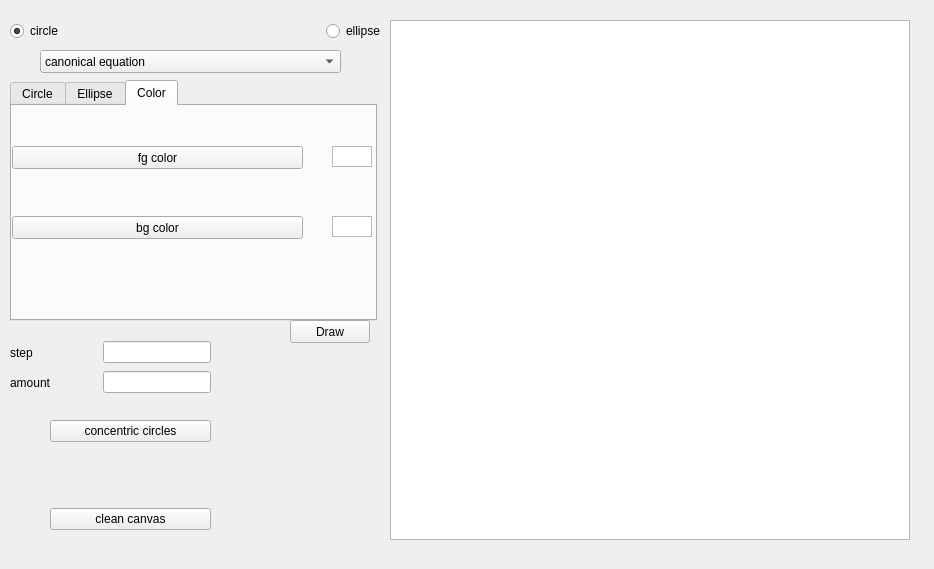
<?xml version="1.0" encoding="UTF-8"?>
<ui version="4.0">
 <class>MainWindow</class>
 <widget class="QMainWindow" name="MainWindow">
  <property name="geometry">
   <rect>
    <x>0</x>
    <y>0</y>
    <width>934</width>
    <height>569</height>
   </rect>
  </property>
  <property name="windowTitle">
   <string>MainWindow</string>
  </property>
  <widget class="QWidget" name="centralwidget">
   <widget class="QGraphicsView" name="canvas">
    <property name="geometry">
     <rect>
      <x>390</x>
      <y>20</y>
      <width>520</width>
      <height>520</height>
     </rect>
    </property>
   </widget>
   <widget class="QTabWidget" name="tabWidget">
    <property name="geometry">
     <rect>
      <x>10</x>
      <y>80</y>
      <width>367</width>
      <height>241</height>
     </rect>
    </property>
    <property name="tabShape">
     <enum>QTabWidget::Rounded</enum>
    </property>
    <property name="currentIndex">
     <number>2</number>
    </property>
    <widget class="QWidget" name="tab">
     <attribute name="title">
      <string>Circle</string>
     </attribute>
     <widget class="QWidget" name="layoutWidget">
      <property name="geometry">
       <rect>
        <x>0</x>
        <y>110</y>
        <width>361</width>
        <height>25</height>
       </rect>
      </property>
      <layout class="QHBoxLayout" name="horizontalLayout_3">
       <item>
        <widget class="QLabel" name="label_3">
         <property name="text">
          <string>Input radius</string>
         </property>
        </widget>
       </item>
       <item>
        <widget class="QLineEdit" name="radius_input">
         <property name="enabled">
          <bool>true</bool>
         </property>
         <property name="sizePolicy">
          <sizepolicy hsizetype="Preferred" vsizetype="Fixed">
           <horstretch>0</horstretch>
           <verstretch>0</verstretch>
          </sizepolicy>
         </property>
         <property name="mouseTracking">
          <bool>true</bool>
         </property>
         <property name="clearButtonEnabled">
          <bool>false</bool>
         </property>
        </widget>
       </item>
      </layout>
     </widget>
     <widget class="QWidget" name="layoutWidget_2">
      <property name="geometry">
       <rect>
        <x>0</x>
        <y>40</y>
        <width>361</width>
        <height>25</height>
       </rect>
      </property>
      <layout class="QHBoxLayout" name="horizontalLayout_4">
       <item>
        <widget class="QLabel" name="label_4">
         <property name="text">
          <string>Input center (x,y) spited by space</string>
         </property>
        </widget>
       </item>
       <item>
        <widget class="QLineEdit" name="center_input">
         <property name="enabled">
          <bool>true</bool>
         </property>
         <property name="sizePolicy">
          <sizepolicy hsizetype="Preferred" vsizetype="Fixed">
           <horstretch>0</horstretch>
           <verstretch>0</verstretch>
          </sizepolicy>
         </property>
         <property name="mouseTracking">
          <bool>true</bool>
         </property>
         <property name="clearButtonEnabled">
          <bool>false</bool>
         </property>
        </widget>
       </item>
      </layout>
     </widget>
    </widget>
    <widget class="QWidget" name="tab_2">
     <attribute name="title">
      <string>Ellipse</string>
     </attribute>
     <widget class="QWidget" name="layoutWidget_4">
      <property name="geometry">
       <rect>
        <x>250</x>
        <y>90</y>
        <width>72</width>
        <height>26</height>
       </rect>
      </property>
      <layout class="QHBoxLayout" name="horizontalLayout_7">
       <item>
        <widget class="QLabel" name="label_6">
         <property name="text">
          <string>B</string>
         </property>
        </widget>
       </item>
       <item>
        <widget class="QSpinBox" name="b_box_input">
         <property name="maximum">
          <number>520</number>
         </property>
         <property name="value">
          <number>100</number>
         </property>
        </widget>
       </item>
      </layout>
     </widget>
     <widget class="QWidget" name="">
      <property name="geometry">
       <rect>
        <x>50</x>
        <y>90</y>
        <width>73</width>
        <height>26</height>
       </rect>
      </property>
      <layout class="QHBoxLayout" name="horizontalLayout_6">
       <item>
        <widget class="QLabel" name="label_5">
         <property name="text">
          <string>A</string>
         </property>
        </widget>
       </item>
       <item>
        <widget class="QSpinBox" name="a_box_input">
         <property name="maximum">
          <number>520</number>
         </property>
         <property name="value">
          <number>50</number>
         </property>
        </widget>
       </item>
      </layout>
     </widget>
    </widget>
    <widget class="QWidget" name="tab_3">
     <attribute name="title">
      <string>Сolor</string>
     </attribute>
     <widget class="QPushButton" name="fg_color_button">
      <property name="geometry">
       <rect>
        <x>0</x>
        <y>40</y>
        <width>291</width>
        <height>23</height>
       </rect>
      </property>
      <property name="text">
       <string>fg color</string>
      </property>
     </widget>
     <widget class="QGraphicsView" name="fg_prev">
      <property name="geometry">
       <rect>
        <x>320</x>
        <y>40</y>
        <width>40</width>
        <height>21</height>
       </rect>
      </property>
     </widget>
     <widget class="QGraphicsView" name="bg_prev">
      <property name="geometry">
       <rect>
        <x>320</x>
        <y>110</y>
        <width>40</width>
        <height>21</height>
       </rect>
      </property>
     </widget>
     <widget class="QPushButton" name="bg_color_button">
      <property name="geometry">
       <rect>
        <x>0</x>
        <y>110</y>
        <width>291</width>
        <height>23</height>
       </rect>
      </property>
      <property name="text">
       <string>bg color</string>
      </property>
     </widget>
    </widget>
   </widget>
   <widget class="QComboBox" name="alg_box">
    <property name="geometry">
     <rect>
      <x>40</x>
      <y>50</y>
      <width>301</width>
      <height>23</height>
     </rect>
    </property>
    <item>
     <property name="text">
      <string>canonical equation</string>
     </property>
    </item>
    <item>
     <property name="text">
      <string>parametric equation</string>
     </property>
    </item>
    <item>
     <property name="text">
      <string>Bresenham</string>
     </property>
    </item>
    <item>
     <property name="text">
      <string>mid-point</string>
     </property>
    </item>
    <item>
     <property name="text">
      <string>standart</string>
     </property>
    </item>
   </widget>
   <widget class="QWidget" name="layoutWidget_3">
    <property name="geometry">
     <rect>
      <x>10</x>
      <y>370</y>
      <width>201</width>
      <height>25</height>
     </rect>
    </property>
    <layout class="QHBoxLayout" name="horizontalLayout_5">
     <item>
      <widget class="QLabel" name="label_2">
       <property name="text">
        <string>amount</string>
       </property>
      </widget>
     </item>
     <item>
      <widget class="QLineEdit" name="amount_input">
       <property name="sizePolicy">
        <sizepolicy hsizetype="Fixed" vsizetype="Fixed">
         <horstretch>0</horstretch>
         <verstretch>0</verstretch>
        </sizepolicy>
       </property>
      </widget>
     </item>
    </layout>
   </widget>
   <widget class="QPushButton" name="draw_button">
    <property name="geometry">
     <rect>
      <x>290</x>
      <y>320</y>
      <width>80</width>
      <height>23</height>
     </rect>
    </property>
    <property name="text">
     <string>Draw</string>
    </property>
   </widget>
   <widget class="QWidget" name="">
    <property name="geometry">
     <rect>
      <x>10</x>
      <y>20</y>
      <width>386</width>
      <height>23</height>
     </rect>
    </property>
    <layout class="QHBoxLayout" name="horizontalLayout">
     <item>
      <widget class="QRadioButton" name="circle">
       <property name="text">
        <string>circle</string>
       </property>
       <property name="checked">
        <bool>true</bool>
       </property>
      </widget>
     </item>
     <item>
      <spacer name="horizontalSpacer">
       <property name="orientation">
        <enum>Qt::Horizontal</enum>
       </property>
       <property name="sizeType">
        <enum>QSizePolicy::Fixed</enum>
       </property>
       <property name="sizeHint" stdset="0">
        <size>
         <width>240</width>
         <height>20</height>
        </size>
       </property>
      </spacer>
     </item>
     <item>
      <widget class="QRadioButton" name="ellipse">
       <property name="text">
        <string>ellipse</string>
       </property>
      </widget>
     </item>
    </layout>
   </widget>
   <widget class="QWidget" name="">
    <property name="geometry">
     <rect>
      <x>50</x>
      <y>400</y>
      <width>161</width>
      <height>151</height>
     </rect>
    </property>
    <layout class="QVBoxLayout" name="verticalLayout">
     <item>
      <widget class="QPushButton" name="concentric_button">
       <property name="text">
        <string>concentric circles</string>
       </property>
      </widget>
     </item>
     <item>
      <spacer name="verticalSpacer">
       <property name="orientation">
        <enum>Qt::Vertical</enum>
       </property>
       <property name="sizeType">
        <enum>QSizePolicy::Fixed</enum>
       </property>
       <property name="sizeHint" stdset="0">
        <size>
         <width>20</width>
         <height>40</height>
        </size>
       </property>
      </spacer>
     </item>
     <item>
      <widget class="QPushButton" name="clean_button">
       <property name="text">
        <string>clean canvas</string>
       </property>
      </widget>
     </item>
    </layout>
   </widget>
   <widget class="QWidget" name="">
    <property name="geometry">
     <rect>
      <x>10</x>
      <y>340</y>
      <width>201</width>
      <height>25</height>
     </rect>
    </property>
    <layout class="QHBoxLayout" name="horizontalLayout_2">
     <item>
      <widget class="QLabel" name="label">
       <property name="text">
        <string>step</string>
       </property>
      </widget>
     </item>
     <item>
      <widget class="QLineEdit" name="step_input">
       <property name="sizePolicy">
        <sizepolicy hsizetype="Fixed" vsizetype="Fixed">
         <horstretch>0</horstretch>
         <verstretch>0</verstretch>
        </sizepolicy>
       </property>
      </widget>
     </item>
    </layout>
   </widget>
  </widget>
 </widget>
 <resources/>
 <connections/>
</ui>
